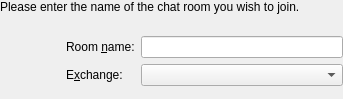
<ui version="4.0" >
 <class>AIMJoinChatBase</class>
 <widget class="QWidget" name="AIMJoinChatBase" >
  <property name="geometry" >
   <rect>
    <x>0</x>
    <y>0</y>
    <width>343</width>
    <height>99</height>
   </rect>
  </property>
  <layout class="QGridLayout" >
   <property name="margin" >
    <number>0</number>
   </property>
   <property name="spacing" >
    <number>6</number>
   </property>
   <item row="0" column="0" colspan="3" >
    <widget class="QLabel" name="textLabel3" >
     <property name="text" >
      <string>Please enter the name of the chat room you wish to join.</string>
     </property>
    </widget>
   </item>
   <item row="1" column="0" >
    <spacer>
     <property name="orientation" >
      <enum>Qt::Vertical</enum>
     </property>
     <property name="sizeType" >
      <enum>QSizePolicy::Fixed</enum>
     </property>
     <property name="sizeHint" >
      <size>
       <width>20</width>
       <height>16</height>
      </size>
     </property>
    </spacer>
   </item>
   <item row="2" column="0" >
    <spacer>
     <property name="orientation" >
      <enum>Qt::Horizontal</enum>
     </property>
     <property name="sizeType" >
      <enum>QSizePolicy::Maximum</enum>
     </property>
     <property name="sizeHint" >
      <size>
       <width>60</width>
       <height>20</height>
      </size>
     </property>
    </spacer>
   </item>
   <item row="2" column="1" >
    <widget class="QLabel" name="textLabel1" >
     <property name="text" >
      <string>Room &amp;name:</string>
     </property>
     <property name="buddy" >
      <cstring>roomName</cstring>
     </property>
    </widget>
   </item>
   <item row="3" column="1" >
    <widget class="QLabel" name="textLabel2" >
     <property name="text" >
      <string>E&amp;xchange:</string>
     </property>
     <property name="buddy" >
      <cstring>exchange</cstring>
     </property>
    </widget>
   </item>
   <item row="2" column="2" >
    <widget class="QLineEdit" name="roomName" >
     <property name="sizePolicy" >
      <sizepolicy>
       <hsizetype>3</hsizetype>
       <vsizetype>0</vsizetype>
       <horstretch>0</horstretch>
       <verstretch>0</verstretch>
      </sizepolicy>
     </property>
    </widget>
   </item>
   <item row="3" column="2" >
    <widget class="QComboBox" name="exchange" />
   </item>
   <item row="4" column="2" >
    <spacer>
     <property name="orientation" >
      <enum>Qt::Vertical</enum>
     </property>
     <property name="sizeType" >
      <enum>QSizePolicy::Expanding</enum>
     </property>
     <property name="sizeHint" >
      <size>
       <width>20</width>
       <height>16</height>
      </size>
     </property>
    </spacer>
   </item>
  </layout>
 </widget>
 <resources/>
 <connections/>
</ui>
